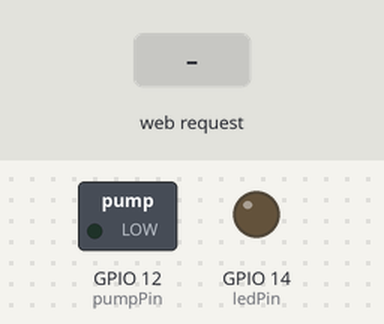
Simulated run of this sketch. Board: ESP8266 (NodeMCU). Parts: switched loads named in the sketch (green lamp = pin HIGH), output pins drawn as LEDs (lit = HIGH). The test bench sets the inputs (shaded band). WiFi joins after 1.5 s; servers stay silent unless stated; what the sketch prints to the serial monitor is not drawn.

Above: at 3.7 s.
3.8 s: HTTP request GET /ledOn received
At 4.3 s:
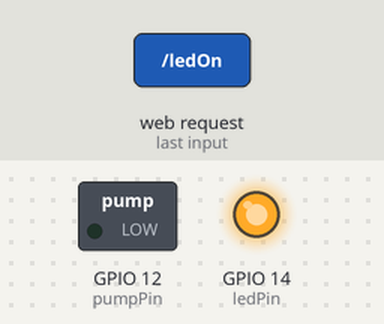
5.3 s: HTTP request GET /pumpOn received
At 6.5 s:
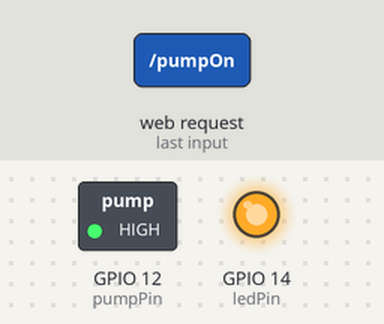
6.8 s: HTTP request GET /ledOff received
At 7.8 s:
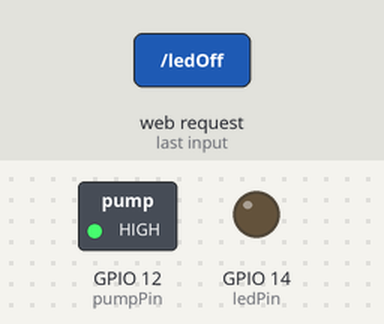
Timing chart, 0 to 9.8 s (numbered marks = the images above; inputs shaded):
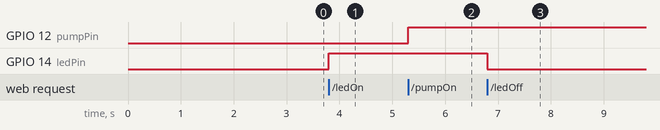

The sketch:

nodemcu.ino
```cpp
#include <ESP8266WiFi.h>

const char* ssid = "x1";
const char* password = "1q2w3e4r5";

int ledPin = 14; //GPIO
int pumpPin = 12;
WiFiServer server(80);

void setup() {
  // put your setup code here, to run once:
  Serial.begin(9600);
  delay(10);

  //LED 세팅
  pinMode(ledPin, OUTPUT);
  digitalWrite(ledPin, LOW);

  //펌프 세팅
  pinMode(pumpPin, OUTPUT);
  digitalWrite(pumpPin, LOW);

  //WiFi 연결
  WiFi.disconnect(true);
  delay(1000);
  Serial.print("Connecting to ");
  Serial.print(ssid);

  WiFi.begin(ssid, password);
  while(WiFi.status() != WL_CONNECTED){
    delay(500);
    Serial.print(".");
  }

  Serial.println("");
  Serial.println("WiFi connected");
  Serial.println("IP Address: ");
  Serial.println(WiFi.localIP());

  //Server 시작
  server.begin();
  Serial.println("Server started");
  Serial.print("Use this URL to connect: ");
  Serial.print("http://");
  Serial.print(WiFi.localIP());
  Serial.print("/");

}

void loop() {
  // put your main code here, to run repeatedly:
  //client 접속 확인
  WiFiClient client = server.available();
  if(!client){
    return;
  }

  //client가 보내는 데이터를 기다린다.
  Serial.println("new client");
  while(!client.available()){
    delay(1);
  }

 //요청을 읽는다.
 String request = client.readStringUntil('\r');
 Serial.println(request);
 client.flush();

 //요청에 url에 따라 LED를 ON/Off
 if (request.indexOf("/ledOn") > 0){
  digitalWrite(ledPin, HIGH);
 }
 if (request.indexOf("/ledOff") > 0){
  digitalWrite(ledPin, LOW);
 }

 //요청에 url에 따라 LED를 ON/Off
 if (request.indexOf("/pumpOn") > 0){
  digitalWrite(pumpPin, HIGH);
 }
 if (request.indexOf("/pumpOff") > 0){
  digitalWrite(pumpPin, LOW);
 }


 // Return the response 웹브라우저에 출력할 웹페이지
  client.println("HTTP/1.1 200 OK");
  client.println("Content-Type: text/html");
  client.println(""); //  do not forget this one
  client.println("<!DOCTYPE HTML>");
  client.println("<html>");
  client.println("<head>");
  client.println("<meta name=\"viewport\" content=\"width=device-width, initial-scale=1.0\">");
  client.println("<meta name='apple-mobile-web-app-capable' content='yes' />");
  client.println("<meta name='apple-mobile-web-app-status-bar-style' content='black-translucent' />");
 client.println("</head>");
  client.println("<body bgcolor = \"#fff\">");
  client.println("<div style=\"width: 100%; margin:0 auto; text-align: center;\"><h4>NodeMCU Device Control</h4></div>");
  client.println("<div style=\"width: 100%; margin:0 auto; text-align:center\">");
  client.println("LED<br>");
  client.println("<a href=\"/ledOn\"\"><button>Turn On </button></a>");
  client.println("<a href=\"/ledOff\"\"><button>Turn Off </button></a><br />");
  client.println("PUMP<br>");
  client.println("<a href=\"/pumpOn\"\"><button>Turn On </button></a>");
  client.println("<a href=\"/pumpOff\"\"><button>Turn Off </button></a><br />");
  client.println("</div>");
  client.println("</body>");
  client.println("</html>");
  delay(1);
}
```

Measured:
- after the input at 3.8 s, GPIO 14 (ledPin): LOW → HIGH at once
- after the input at 5.3 s, GPIO 12 (pumpPin): LOW → HIGH at once
- after the input at 6.8 s, GPIO 14 (ledPin): HIGH → LOW at once
